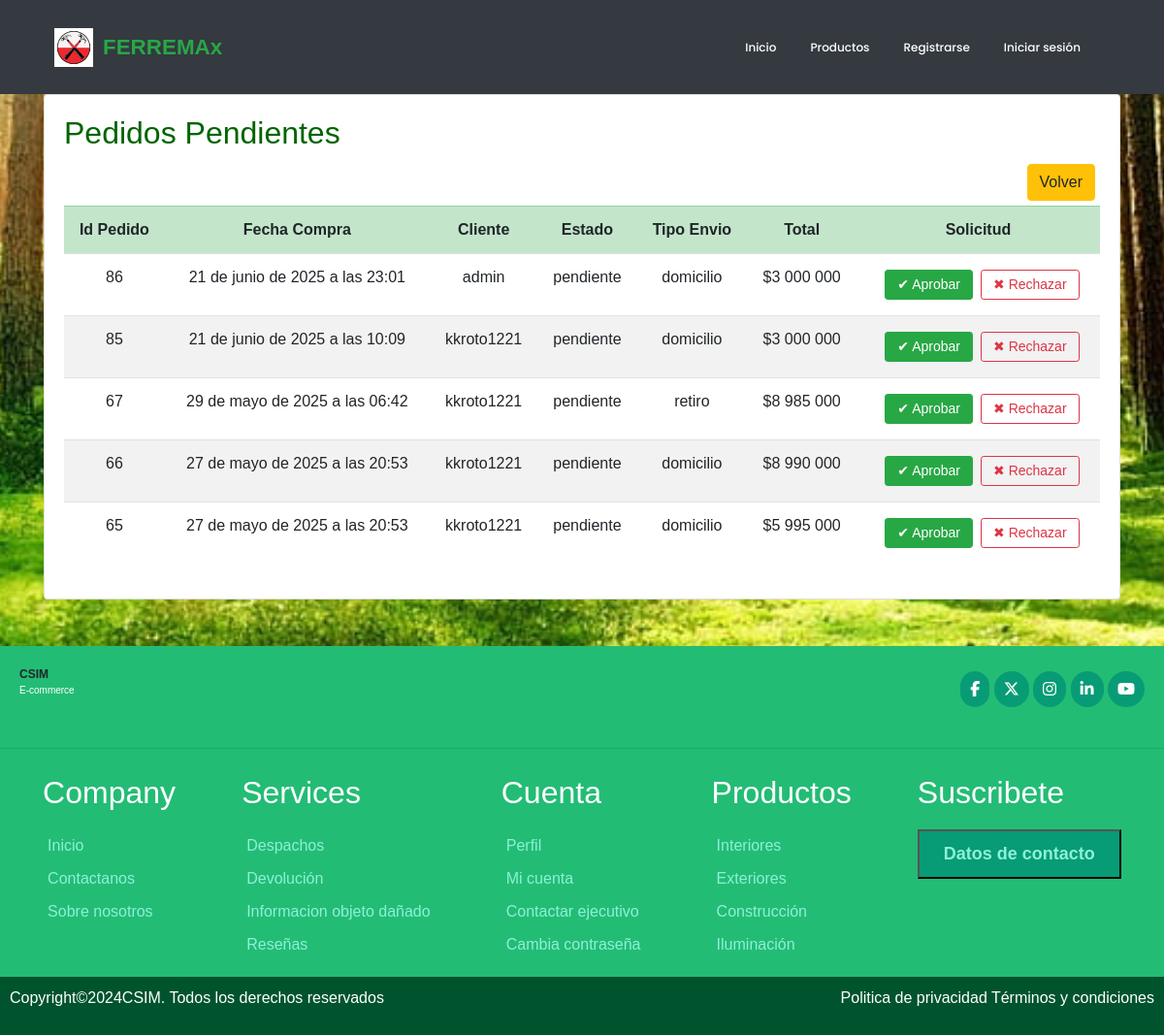
The page /contadorTrans/ on the database its author committed.
### ferreteria/models.py (models this page shows, shortened)
class Pedido(models.Model):
    id_pedido = models.AutoField(primary_key=True)
    user = models.ForeignKey(User, on_delete=models.CASCADE, default=1)
    fecha_compra = models.DateTimeField(auto_now_add=True)
    ESTADOS_PEDIDO = [
        ('creado', 'Creado'),
        ('pendiente', 'Pendiente'),
        ('pagado', 'Pagado'),
        ('rechazado','Pago Rechazado'),
        ('preparando', 'Preparando orden'),
        ('despachado', 'Despachado'),
        ('entregado', 'Entregado'),
    ]
    estado = models.CharField(max_length=20, choices = ESTADOS_PEDIDO, default='creado')
    OPCIONES_ENVIO = [
        ('retiro', 'Retiro en tienda ($0)'),
        ('domicilio', 'Despacho a domicilio ($5.000)'),
    ]
    tipo_envio = models.CharField(max_length=20, choices=OPCIONES_ENVIO,default='retiro')
    TIPO_PAGO = [
        ('transferencia', 'Transferencia'),
        ('tarjeta', 'Tarjeta'),
    ]
    tipo_pago = models.CharField(max_length=20,choices=TIPO_PAGO,default='transferencia')
    total = models.BigIntegerField()

### ferreteria/views.py (the view)
# urls.py: path('contadorTrans/', views.contadorTrans_view, name="contadorTrans"),
def contadorTrans_view(request):
    estado= "pendiente"
    pedidos = Pedido.objects.filter(estado=estado).order_by('-fecha_compra')
    data = {'pedido':pedidos}
    return render(request, 'contadorTrans.html', data)

### ferreteria/context_processor.py (called while the page is built, shortened)
def total_carrito(request):
    total = 0
    return {'total_carrito':int(total)}

### ferreteria/templates/contadorTrans.html (shortened to what this page needs)
{% extends 'base.html' %}
{% load static %}
{% block css %}
<link rel="stylesheet" href="{% static 'css/estilo.css' %}">
{% endblock %}
{% block contenido %}
{% load humanize %}
<div class="container">
    <div class="card mb-3">
        <div class="card-body">
            <h2 style="color: darkgreen;">Pedidos Pendientes</h2>
            <a href="{% url 'contador' %}" class="btn btn-warning" style=" margin: 5px 5px; float: right;" >Volver</a>
            <div class="table-responsive">
                <table class="table table-striped table-hover align-middle text-center">
                    <tr class="table-success">
                        <th>Id Pedido</th>
                        <th>Fecha Compra</th>
                        <th>Cliente</th>
                        <th class="d-none d-md-table-cell">Estado</th>
                        <th class="d-none d-md-table-cell">Tipo Envio</th>
                        <th>Total</th>
                        <th colspan="2">Solicitud</th>
                    </tr>
                    {% for p in pedido %}
                    <tr>
                        <td>{{p.id_pedido}}</td>
                        <td>{{ p.fecha_compra }}</td>
                        <td>{{ p.user }}</td>
                        <td class="d-none d-md-table-cell">{{p.estado}}</td>
                        <td class="d-none d-md-table-cell">{{p.tipo_envio}}</td>
                        <td>${{p.total | intcomma}}</td>
                        <td colspan="2">
                            <div class="d-flex flex-column flex-md-row justify-content-center align-items-stretch gap-2">
                                <form method="POST" action="{% url 'cont_aprobar' p.id_pedido %}" class="flex fill mx-1">
                                    <button type="submit" class="btn btn-success btn-sm w-100 w-md-auto m-1">
                                        ✔ Aprobar
                                    </button>
                                </form>
                                <form method="POST" action="{% url 'cont_rechazar' p.id_pedido %}" class="flex fill mx-1">
                                    <button type="submit" class="btn btn-outline-danger btn-sm w-100 w-md-auto m-1">
                                        ✖ Rechazar
                                    </button>
                                </form>
                            </div>
                        </td>
                    </tr>
                    {% endfor %}
                </table>
            </div>
        </div>
    </div>
</div>
{% endblock %}

### ferreteria/static/css/estilo.css (style rules this page uses)
* { margin: 0; padding: 0; box-sizing: border-box; font-family: sans-serif; }
body { font-family: "Poppins", sans-serif; background: url(../img/foto2.jpg) no-repeat center center fixed; background-size: cover; background-position: center; width: 100%; }

### rows shown on the page
Pedido: id_pedido "86", fecha_compra "21 de junio de 2025 a las 23:01", user "admin", estado "pendiente", tipo_envio "domicilio", total "3 000 000"
Pedido: id_pedido "85", fecha_compra "21 de junio de 2025 a las 10:09", user "kkroto1221", estado "pendiente", tipo_envio "domicilio", total "3 000 000"
Pedido: id_pedido "67", fecha_compra "29 de mayo de 2025 a las 06:42", user "kkroto1221", estado "pendiente", tipo_envio "retiro", total "8 985 000"
Pedido: id_pedido "66", fecha_compra "27 de mayo de 2025 a las 20:53", user "kkroto1221", estado "pendiente", tipo_envio "domicilio", total "8 990 000"
Pedido: id_pedido "65", fecha_compra "27 de mayo de 2025 a las 20:53", user "kkroto1221", estado "pendiente", tipo_envio "domicilio", total "5 995 000"
